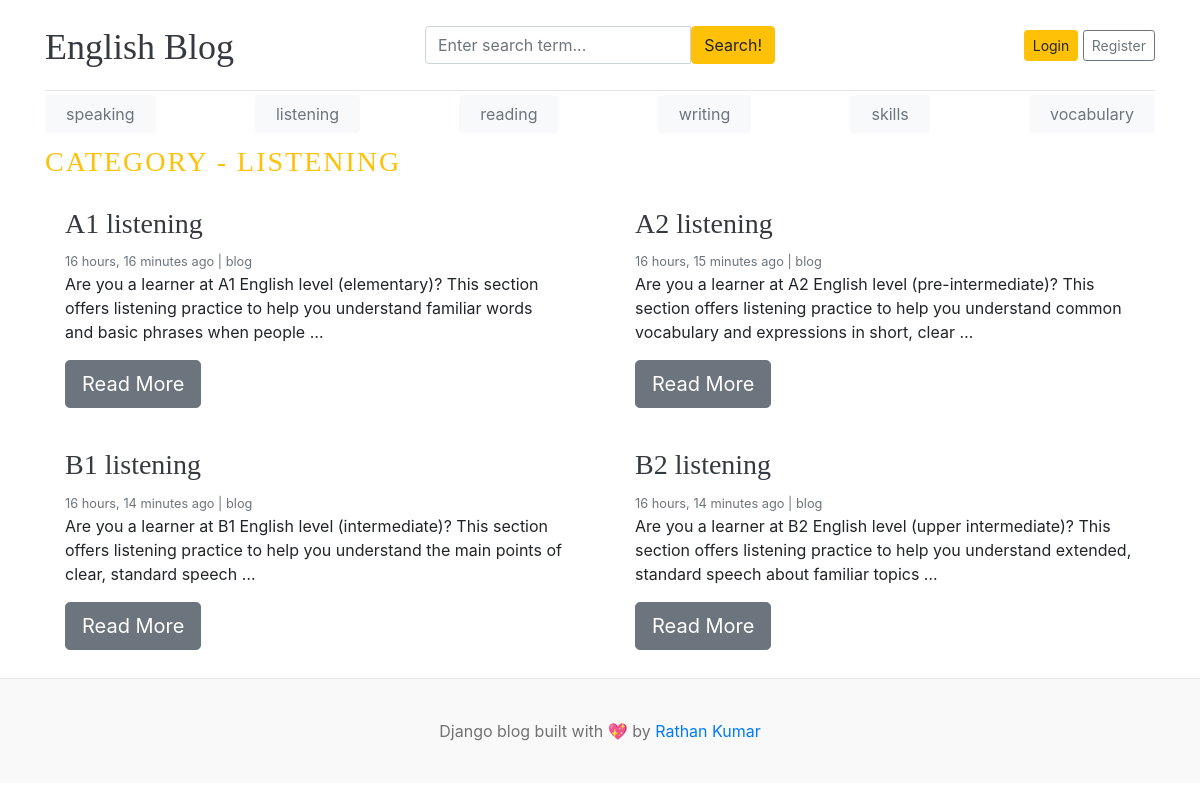
Page /category/7/ on the committed database.
### blogs/models.py (models this page shows, shortened)
class Category(models.Model):
    category_name = models.CharField(max_length=50, unique=True)
    created_at = models.DateTimeField(auto_now_add=True)
    updated_at = models.DateTimeField(auto_now=True)
    class Meta:
        verbose_name_plural = 'categories'
    def __str__(self):
        return self.category_name

class Blog(models.Model):
    title = models.CharField(max_length=100)
    slug = models.SlugField(max_length=150, unique=True, blank=True)
    category = models.ForeignKey(Category, on_delete=models.CASCADE)
    author = models.ForeignKey(User, on_delete=models.CASCADE)
    featured_image = models.ImageField(upload_to='uploads/%Y/%m/%d')
    short_description = models.TextField(max_length=500)
    blog_body = models.TextField(max_length=2000)
    status = models.CharField(max_length=20, choices=STATUS_CHOICES, default="Draft")
    is_featured = models.BooleanField(default=False)
    created_at = models.DateTimeField(auto_now_add=True)
    updated_at = models.DateTimeField(auto_now=True)

### blogs/views.py (the view)
# urls.py: path('<int:category_id>/', views.posts_by_category, name='posts_by_category'),
def posts_by_category(request, category_id):
    posts = Blog.objects.filter(status='Published', category=category_id)
    try:
        category = Category.objects.get(pk=category_id)
    except:
        return redirect('home')
    context = {
        'posts': posts,
        'category': category,
    }
    return render(request, 'posts_by_category.html', context)

### blogs/context_processors.py (called while the page is built)
def get_categories(request):
    categories = Category.objects.all()
    return dict(categories=categories)

def get_social_links(request):
    social_links = SocialLink.objects.all()
    return dict(social_links=social_links)

### templates/posts_by_category.html
{% extends 'base.html' %}
{% block content %}
    <h3 class="text-uppercase text-warning" style="letter-spacing: 2px;">Category - {{ category }}</h3>
    <div class="row mb-2">
        {% if posts %}
            {% for post in posts %}
                <div class="col-md-6">
                    <div class="card border-0">
                        <div class="card-body">
                            <h3><a href="" class="text-dark">{{ post.title }}</a></h3>
                            <small class="mb-1 text-muted">{{ post.created_at | timesince }} ago
                                | {{ post.author }}</small>
                            <p class="card-text">{{ post.short_description | truncatewords:25 }}</p>
                            <a href="{% url 'blogs' post.slug %}"><button type="button" class="btn btn-secondary btn-lg">Read More</button></a>
                        </div>
                    </div>
                </div>
            {% endfor %}
        {% else %}
            <div class="d-grid gap-2">
                <a href="{% url 'home' %}"><button class="btn btn-primary" type="button">BACK TO HOME PAGE</button></a>
            </div>
        {% endif %}
    </div>
    </div>
{% endblock %}

### templates/base.html (shortened to what this page needs)
{% load static %}
<!DOCTYPE html>
<html lang="en">
<head>
    <link href="https://getbootstrap.com/docs/4.0/dist/css/bootstrap.min.css" rel="stylesheet">
    <link href="{% static 'css/blog.css' %}" rel="stylesheet">
    <link rel="stylesheet" href="https://cdnjs.cloudflare.com/ajax/libs/font-awesome/4.7.0/css/font-awesome.min.css">
  </head>
<body>
    <div class="container">
      <header class="blog-header py-3">
        <div class="row flex-nowrap justify-content-between align-items-center">
          <div class="col-4 pt-1">
            <a class="blog-header-logo text-dark" href="/">English Blog</a>
          </div>
          <div class="col-4">
            <form action="{% url 'search' %}" method="GET">
              <div class="input-group">
                <input class="form-control" type="text" name="keyword" value="{{ keyword }}" placeholder="Enter search term..." aria-label="Enter search term..." aria-describedby="button-search" />
                <button type="submit" class="btn btn-warning" id="button-search" type="button">Search!</button>
            </div>
            </form>
          </div>
          <div class="col-4 d-flex justify-content-end align-items-center">
            {% if not user.is_authenticated %}
            <a class="btn btn-sm btn-warning" href="{% url 'login' %}">Login</a> &nbsp;
            <a class="btn btn-sm btn-outline-secondary" href="{% url 'register' %}">Register</a>
            {% endif %}
          </div>
        </div>
      </header>
      <div class="nav-scroller py-1 mb-2">
        <nav class="nav d-flex justify-content-between">
          {% for cat in categories %}
              <button type="button" class="btn btn-light"><a class="p-2 text-muted" href="{% url 'posts_by_category' cat.id %}">{{ cat.category_name }}</a></button>
          {% endfor %}
        </nav>
      </div>
{% block content %}
{% endblock %}
<footer class="blog-footer">
    <p>Django blog built with 💖 by <a href="#">Rathan Kumar</a></p>
  </footer>
</body>
</html>

### config/static/css/blog.css (style rules this page uses)
.blog-header { border-bottom: 1px solid #e5e5e5; }
.blog-header-logo { font-family: "Playfair Display", Georgia, "Times New Roman", serif; font-size: 2.25rem; }
h1, h2, h3, h4, h5, h6 { font-family: "Playfair Display", Georgia, "Times New Roman", serif; }
.blog-footer { padding: 2.5rem 0; color: #727272; text-align: center; background-color: #f9f9f9; border-top: .05rem solid #e5e5e5; }
.blog-footer p:last-child { margin-bottom: 0; }

### rows in the picture
Category: category_name "speaking"
Category: category_name "listening", category_name "LISTENING"
Category: category_name "reading"
Category: category_name "writing"
Category: category_name "skills"
Category: category_name "vocabulary"
Blog: title "A1 listening", created_at "16 hours, 16 minutes", author "blog", short_description "Are you a learner at A1 English level (elementary)? This section offers listening practice to help you understand familiar words and basic phrases when people …"
Blog: title "A2 listening", created_at "16 hours, 15 minutes", author "blog", short_description "Are you a learner at A2 English level (pre-intermediate)? This section offers listening practice to help you understand common vocabulary and expressions in short, clear …"
Blog: title "B1 listening", created_at "16 hours, 14 minutes", author "blog", short_description "Are you a learner at B1 English level (intermediate)? This section offers listening practice to help you understand the main points of clear, standard speech …"
Blog: title "B2 listening", created_at "16 hours, 14 minutes", author "blog", short_description "Are you a learner at B2 English level (upper intermediate)? This section offers listening practice to help you understand extended, standard speech about familiar topics …"
